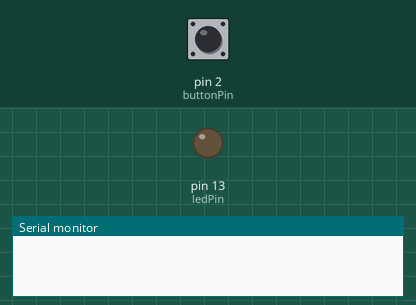
Simulated run of this sketch. Board: Arduino Uno, built with avr-gcc and run on an emulated ATmega328P. Shown: output pins drawn as LEDs (lit = HIGH), the last lines printed to the serial monitor. Inputs (shaded band) come from the test bench; at power-on: pin 2 (buttonPin) LOW.

Above: at 1.2 s.
1.3 s: pin 2 (buttonPin) pulled HIGH for 0.15 s
At 1.37 s:
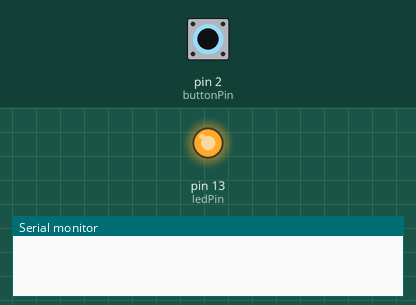
2.9 s: pin 2 (buttonPin) pulled HIGH for 3.2 s
At 6.6 s:
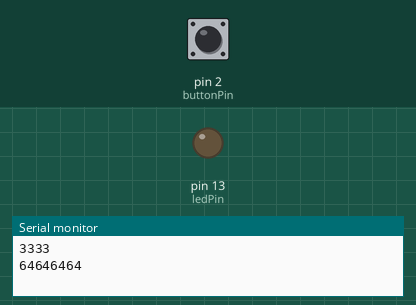
Timing chart, 0 to 8.1 s (numbered marks = the images above; inputs shaded):
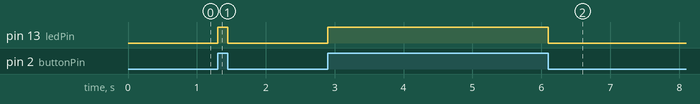

Measured:
- after the input at 1.3 s, pin 13 (ledPin): LOW → HIGH at once, → LOW 0.15 s later
- after the input at 2.9 s, pin 13 (ledPin): LOW → HIGH at once, → LOW 3.2 s later

The sketch:

doorbellarduino.ino
```cpp
const int buttonPin = 2;
const int ledPin = 13;
int buttonState = 0;
int oldButtonState = 0;
int change = 0;
int timerOn = 0;
int ctr = 0;
int minCtr = 1;
int zCtr = 0;

void setup() {
  Serial.begin(9600);
  pinMode(ledPin, OUTPUT);
  pinMode(buttonPin, INPUT);
}

void loop() {
  oldButtonState = buttonState;
  buttonState = digitalRead(buttonPin);

  if (oldButtonState == LOW && buttonState == HIGH)
    change = 1;
  else if (oldButtonState == HIGH && buttonState == LOW)
    change = -1;
  else
    change = 0;

  if (change == 1){
    timerOn = 1;
    digitalWrite(ledPin, HIGH);
  }
  else if (change == -1) {
    timerOn = 0;
    digitalWrite(ledPin, LOW);
    if (ctr > minCtr) {
      for (int j=0; j<4; j++)
        Serial.print(ctr);
      Serial.println();
      delay(200);
    }
  }

  if (timerOn == 1)
    ctr++;
  else {
    ctr = 0;
  }

  /*
  zCtr++;
  if (zCtr % 2 == 0){
    Serial.println(0);
    zCtr = 0;
  }
  */
  delay(50);
  Serial.flush(); /*required to prevent Raspberry Pi Python serial read error*/
}
```
